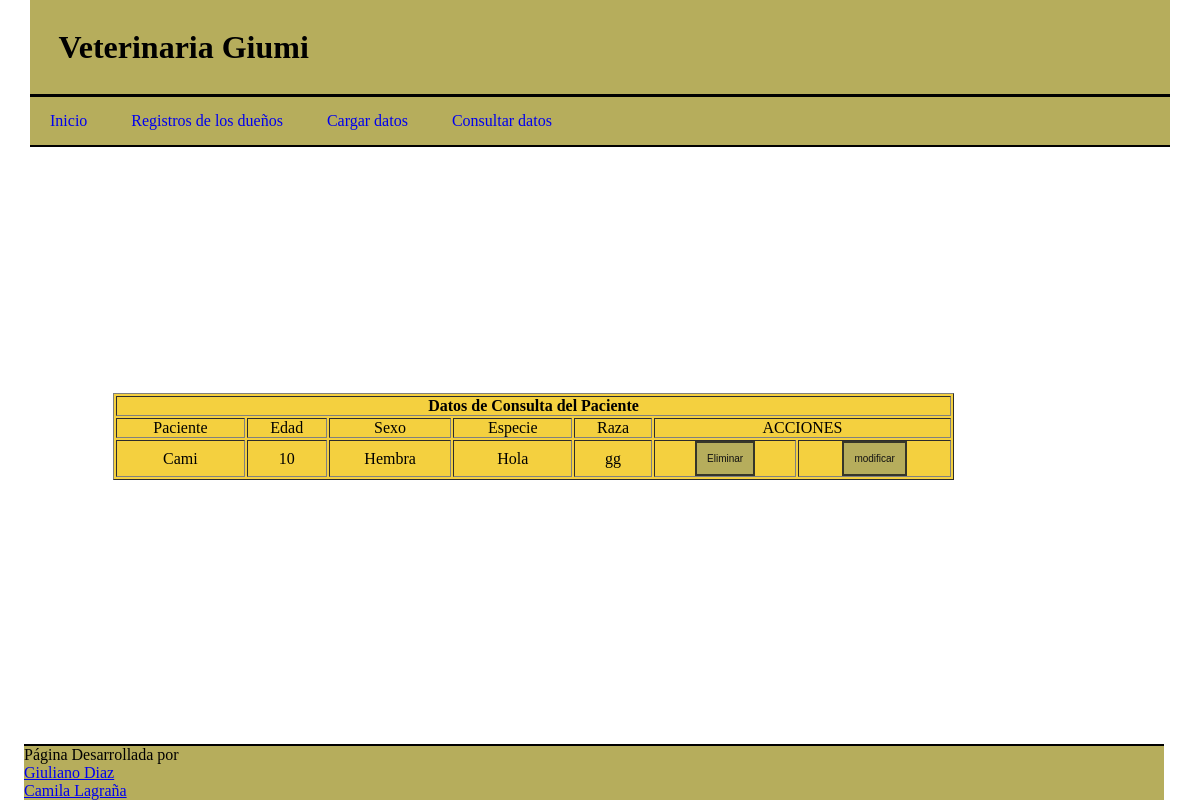
The page /registros.php on the database its author committed.
### tables this page shows
CREATE TABLE `paciente` (
  `cod_paciente` int(11) NOT NULL,
  `edad_paciente` int(11) DEFAULT NULL,
  `nomb_paciente` varchar(45) DEFAULT NULL,
  `id_dueno` int(11) NOT NULL,
  `raza` varchar(45) DEFAULT NULL,
  `especie` varchar(45) DEFAULT NULL,
  `sexo` varchar(45) DEFAULT NULL
);

### registros.php (the view, shortened to what this page needs)
<html>
        <head>
            <link rel="stylesheet"type="text/css"href="css.css"/>
        </head>
    <body>
    <div class="titu">
            <h1>Veterinaria Giumi</h1>
            <hr size=5 color="black">
        <nav class="menu">
			<ul class="navegacion">
            <li><a href="index.php">Inicio</a></li>
			<li><a href="registros1.php">Registros de los dueños</a>
            </li>
            <li><a href="#">Cargar datos
            </li>
            <li><a href="#">Consultar datos
            </li>
            </ul>
            <hr size=3 color="black">
		</nav>
    </div>
            <table width="841" border="1" align="left" bgcolor="#f4d03f">
            <tr>
                <th colspan="7" align="center">Datos de Consulta del Paciente</th>
            </tr>
                <tr>
                    <td><center>Paciente</center></td>
                    <td><center>Edad</center></td>
                    <td><center>Sexo</center></td>
                    <td><center>Especie</center></td>
                    <td><center>Raza</center></td>
                    <td colspan="2" align="center">ACCIONES</td>
                </tr>
                <?php
                        include('cone.php');
                        $consulta=mysqli_query($conexion,"SELECT * FROM paciente");
                        while($filas=mysqli_fetch_array($consulta)) {
                    ?>
                        <tr>
                        <td><center><?php echo $filas['nomb_paciente'];?></center></td>
                        <td><center><?php echo $filas['edad_paciente'];?></center></td>
                        <td><center><?php echo $filas['sexo'];?></center></td>
                        <td><center><?php echo $filas['especie'];?></center></td>
                        <td><center><?php echo $filas['raza'];?></center></td>
                        <td>
                        <form action="registros.php" method="Post">
                        <center><input class="bt" id="btn" name="borrar" type="submit" value="Eliminar"></center></td>
                    <td>
                    <form  action="actualizar1.php" method="Post">
                        <center><input class="bt" id="btn" name="mod1" type="submit" value="modificar" /></center>
                    </form>
                    </td>
                    </tr>
                <?php
                    }
                ?>
                </table>
                <footer class="titu">
                    <hr size=3 color="black">
                    Página Desarrollada por <ul class="no"><li><a href="https://www.instagram.com/giuliano_diaz11/">Giuliano Diaz</a></li><li><a href="https://www.instagram.com/cam.lagrana/">Camila Lagraña</a></li></ul>
                </footer>
    </body>
</html>

### css.css (style rules this page uses)
* { padding: 0; margin: 0; -webkit-box-sizing: border-box; -moz-box-sizing: border-box; box-sizing: border-box; }
body { background-image: url("http://cinnamonstyle.pe/wp-content/uploads/2018/03/wallpaper.wiki-Cat-Wallpaper-Tumblr-PIC-WPC007434.jpg"); }
table { position: absolute; right: 20.5%; bottom: 40%; }
.titu { width: 95%; max-width: 2000px; margin: auto; background-color: rgb(182, 173, 92) }
h1 { background-color: rgb(182, 173, 92); padding: 2.5%; }
.navegacion > li { display:inline-block; }
.navegacion > li > a { display:block; padding: 15px 20px; text-decoration:none; }
.submenu li a { display:block; padding:15px; color:#fff; font-family:'Arial'; text-decoration:none; }
.bt { text-decoration: none; padding: 10px; font-weight: 450; font-size: 10px; color: #111111; background-color: rgb(182, 173, 92); border: 2px solid #363629; }
footer { position: absolute; bottom: 0%; right: 3%; }
.no { list-style: none; }

### rows shown on the page
paciente: nomb_paciente "Cami", edad_paciente "10", sexo "Hembra", especie "Hola", raza "gg"
